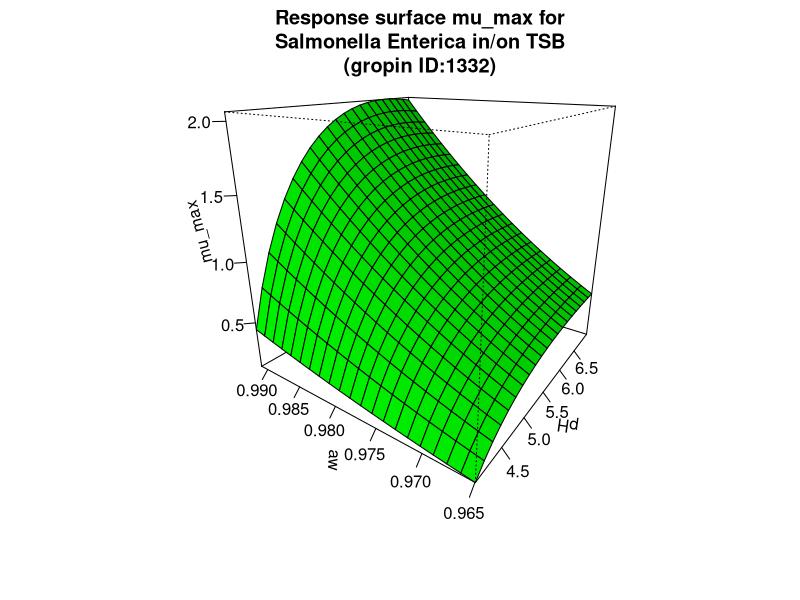

This figure's R source:
#############################
# start of Parameter script
#############################
pH <- seq(4.004,6.99300699300699,length.out=21)
aw <- seq(0.964964,0.991008991008991,length.out=21)
#############################
# end of Parameter script
#############################
############################# 
# start of Model script Gropin ID 1332 
#############################
 
# constant coefficients for this model
 
variables <- data.frame(pH,aw)
argumentsPar <- expand.grid(variables)
 
# heart of the model
response_surface <- function(pH,aw) {
   mumax <-2.14*((pH-3.84)*(pH-14.1)/((pH-3.84)*(pH-14.1)-((pH-6.47)^2)))*(((aw-0.939)/(0.992-0.939))^2)

return(mumax=mumax)
} 

# output parameters
mumax <- cbind(argumentsPar,response_surface(argumentsPar['pH'],argumentsPar['aw']))
colnames(mumax) <- c(colnames(argumentsPar),'mumax')
#############################
# End of Model script
#############################
############################# 
# start of Visualisation script Gropin ID 1332 
#############################
persp(pH,aw,matrix(unlist(mumax$mumax),nrow=21),col = 'green',xlab='pH',ylab='aw',zlab='mu_max',main='Response surface mu_max for
Salmonella Enterica in/on TSB
(gropin ID:1332)',theta=305,phi=20,shade=0.25,ticktype = 'detailed')
#############################
# End of Visualisation script
#############################
